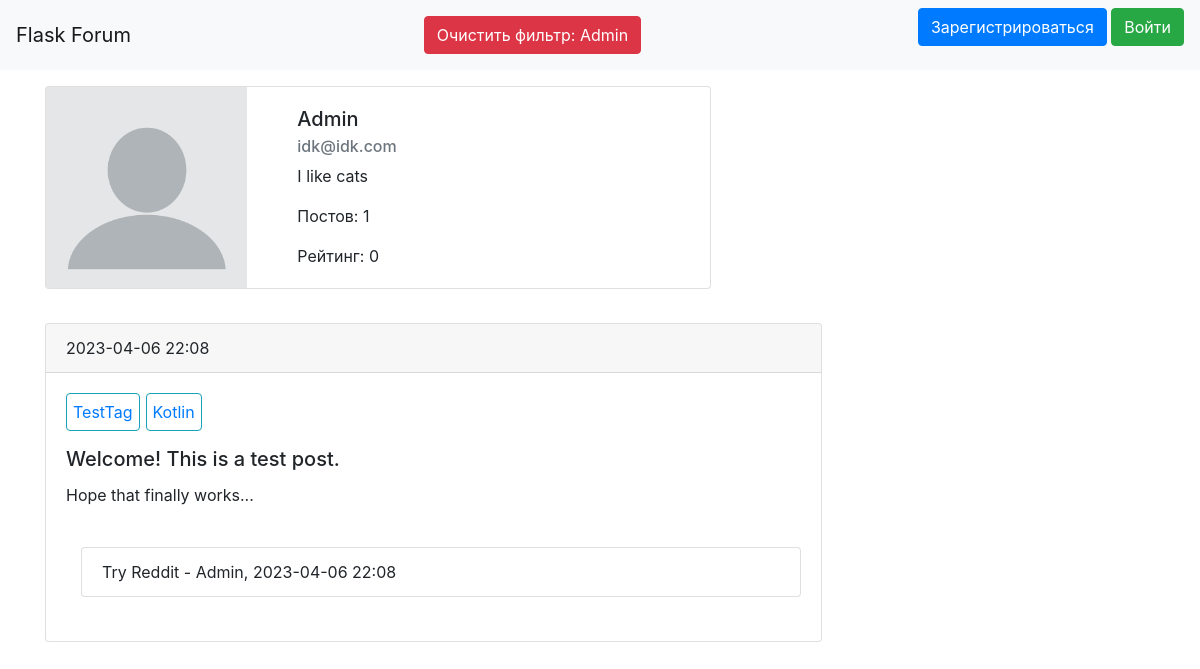
Page /user/1 on the committed database.
### data/user.py (models this page shows, shortened)
class User(SqlAlchemyBase, UserMixin, SerializerMixin):
    __tablename__ = 'users'
    id = sqlalchemy.Column(sqlalchemy.Integer, primary_key=True, autoincrement=True)
    name = sqlalchemy.Column(sqlalchemy.String, nullable=True)
    about = sqlalchemy.Column(sqlalchemy.String, nullable=True)
    email = sqlalchemy.Column(sqlalchemy.String, index=True, unique=True, nullable=True)
    hashed_password = sqlalchemy.Column(sqlalchemy.String, nullable=True)
    created_date = sqlalchemy.Column(sqlalchemy.DateTime, default=datetime.datetime.now)
    posts = orm.relationship("Post", back_populates='user')
    thread_messages = orm.relationship("ThreadMessage", back_populates='user')

### data/post.py (models this page shows)
class Post(SqlAlchemyBase, SerializerMixin):
    __tablename__ = 'posts'
    id = sqlalchemy.Column(sqlalchemy.Integer, primary_key=True, autoincrement=True)
    title = sqlalchemy.Column(sqlalchemy.String, nullable=True)
    content = sqlalchemy.Column(sqlalchemy.String, nullable=True)
    created_date = sqlalchemy.Column(sqlalchemy.DateTime, default=datetime.datetime.now)
    completed = sqlalchemy.Column(sqlalchemy.Boolean, default=False)
    user_id = sqlalchemy.Column(sqlalchemy.Integer, sqlalchemy.ForeignKey("users.id"))
    rating = sqlalchemy.Column(sqlalchemy.Integer, default=0)
    done = sqlalchemy.Column(sqlalchemy.Boolean, default=False)
    user = orm.relationship('User')
    tags = orm.relationship('Tag', secondary='posts_with_tags', back_populates='posts')
    thread_messages = orm.relationship("ThreadMessage", back_populates='post')

### data/tag.py (models this page shows)
class Tag(SqlAlchemyBase, SerializerMixin):
    __tablename__ = 'tags'
    id = sqlalchemy.Column(sqlalchemy.Integer, primary_key=True, autoincrement=True)
    name = sqlalchemy.Column(sqlalchemy.String, nullable=True, unique=True)
    posts = orm.relationship("Post", secondary='posts_with_tags', back_populates='tags')

### data/thread_message.py (models this page shows)
class ThreadMessage(SqlAlchemyBase, UserMixin, SerializerMixin):
    __tablename__ = 'thread_messages'
    id = sqlalchemy.Column(sqlalchemy.Integer, primary_key=True, autoincrement=True)
    content = sqlalchemy.Column(sqlalchemy.String, nullable=True)
    created_date = sqlalchemy.Column(sqlalchemy.DateTime, default=datetime.datetime.now)
    user_id = sqlalchemy.Column(sqlalchemy.Integer, sqlalchemy.ForeignKey("users.id"))
    user = orm.relationship('User')
    post_id = sqlalchemy.Column(sqlalchemy.Integer, sqlalchemy.ForeignKey("posts.id"))
    post = orm.relationship('Post')

### main.py (the view)
@app.route('/user/<int:user_id>')
def user_page(user_id):
    session = db_session.create_session()
    user = session.query(User).filter(User.id == user_id).first()
    rating = sum([x.rating for x in user.posts])
    return render_template('user.html', user=user, rating=rating, posts=user.posts, title=user.name)

### data/db_session.py (called while the page is built)
def create_session() -> Session:
    global __factory, session
    if not session:
        session = __factory(expire_on_commit=False) if callable(__factory) else None
    return session

### templates/user.html (shortened to what this page needs)
{% extends "base.html" %}
{% block content %}
<div>
    <div class="card mb-3" style="max-width: 60%; margin-top:16px;">
        <div class="row g-0">
            <div class="col-md-4">
                <img align="center" src="{{url_for('static', filename='img/profile.png')}}"
                     class="img-fluid rounded-start" alt="...">
            </div>
            <div class="col-md-8">
                <div class="card-body">
                    <h5 class="card-title">{{ user.name }}</h5>
                    <h6 class="card-subtitle mb-2 text-muted">{{ user.email }}</h6>
                    <p class="card-text">{{ user.about }} </p>
                    <p class="card-text">Постов: {{ user.posts|length }}</p>
                    <p class="card-text">Рейтинг: {{ rating }}</p>
                </div>
            </div>
        </div>
    </div>
    {% for item in posts %}
    <div style="margin-top: 3%;">
        <div class="card {% if item.done %}alert-success {% endif %}" style="width: 70%;">
            <div class="card-header">
                {{item.created_date.strftime('%Y-%m-%d %H:%M')}}
            </div>
            <div class="card-body">
                <ul class="list-group list-group-horizontal">
                    {% for tag in item.tags %}
                    <li class="card text-white border-info mb-3 text-primary"
                        style="margin-right: 6px; padding: 6px;">{{tag.name}}
                    </li>
                    {% endfor %}
                </ul>
                <h5 class="card-title">{{item.title}}</h5>
                <p class="card-text">{{item.content}}</p>
                {% if item.thread_messages %}
                <br>
                {% endif %}
                <ul class="list-group" style="margin-left: 15px;">
                    {% for message in item.thread_messages %}
                    <li class="list-group-item">
                        {{message.content}} - {{message.user.name}}, {{message.created_date.strftime('%Y-%m-%d %H:%M')}}
                    </li>
                    {% endfor %}
                </ul>
                <br>
            </div>
        </div>
    </div>
</div>
{% endfor %}
{% endblock %}

### templates/base.html (shortened to what this page needs)
<!doctype html>
<html lang="en">
<head>
    <link rel="stylesheet"
          href="https://stackpath.bootstrapcdn.com/bootstrap/4.4.1/css/bootstrap.min.css"
>
</head>
<body>
<header>
    <nav class="navbar navbar-light bg-light">
        <a class="navbar-brand" href="#">Flask Forum</a>
        {% if user %}
        <a class="btn btn-danger" href="/"> Очистить фильтр: {{user.name}}
        </a>
        {% endif %}
        {% if current_user.is_authenticated %}
        <a class="navbar-brand" href="/logout">Выйти</a>
        {% else %}
        <p>
            <a class="btn btn-primary" href="/register">Зарегистрироваться</a>
            <a class="btn btn-success" href="/login">Войти</a>
        </p>
        {% endif %}
    </nav>
</header>
<main role="main" class="container">
    {% block content %}{% endblock %}
</main>
</body>
</html>

### rows in the picture
User: name "Admin", email "idk@idk.com", about "I like cats"
Post: created_date "2023-04-06 22:08", title "Welcome! This is a test post.", content "Hope that finally works..."
Tag: name "TestTag"
Tag: name "Kotlin"
ThreadMessage: content "Try Reddit", user.name "Admin", created_date "2023-04-06 22:08"

### other values in the picture
{{ user.posts|length }} "1"
{{ rating }} "0"
